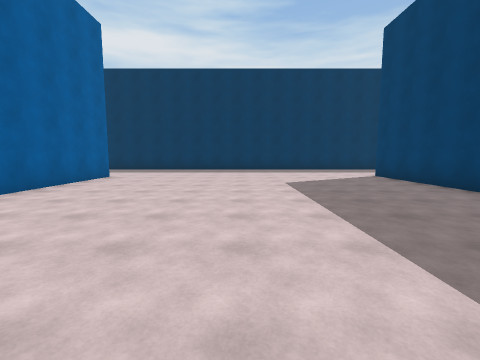
view 1 (above)

16 first-person views from a walk through a Unity game level. The camera is 1.5 m above the floor, tilts 6° down and sees 90° across. The floor is counted in squares, 2 m on a side. Each view is taken from the middle of a square. On the plan, view 1 faces up. The plan holds only what a view shows up to about 9 squares ahead; the rest is blank. The place goes on beyond the plan. The player character is not drawn.

view 2
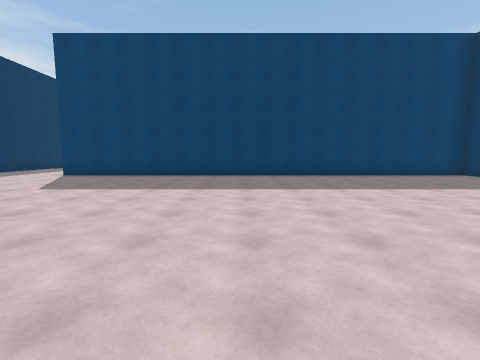

view 3
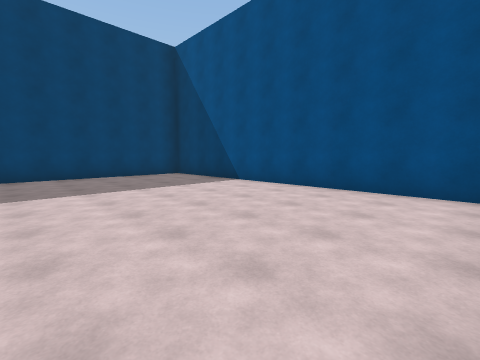

view 4
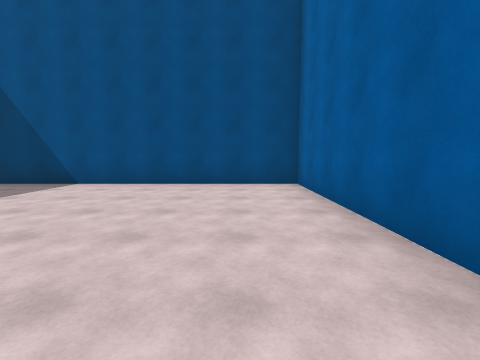

view 5
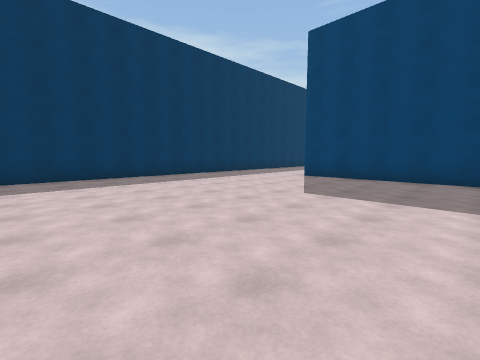

view 6
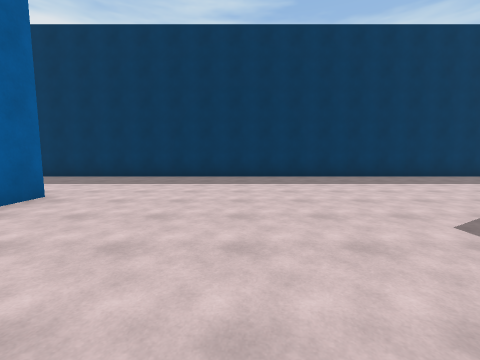

view 7
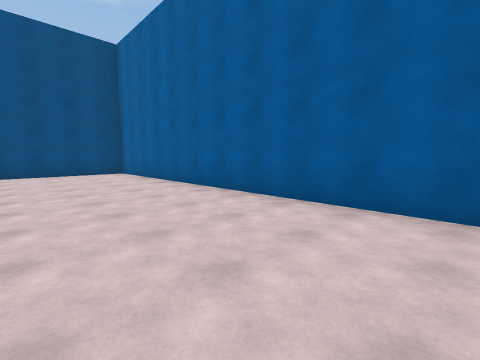

view 8
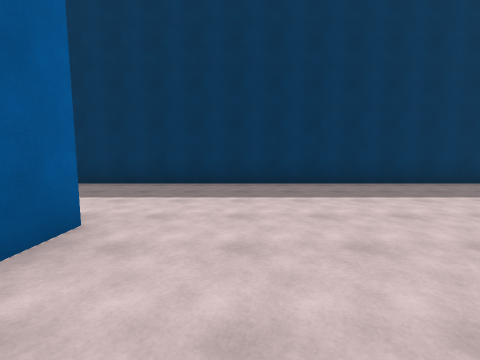

view 9
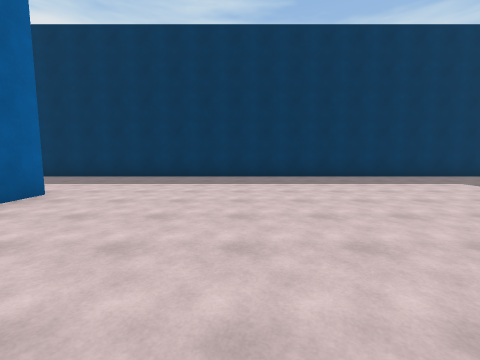

view 10
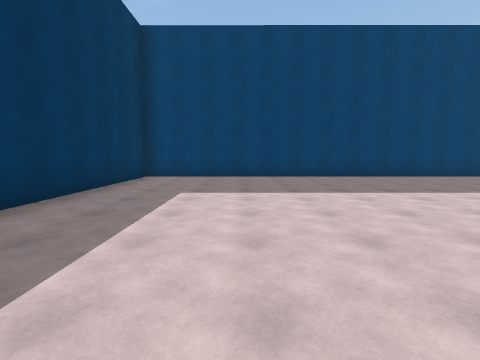

view 11
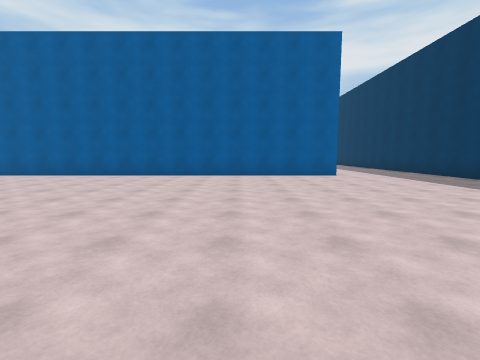

view 12
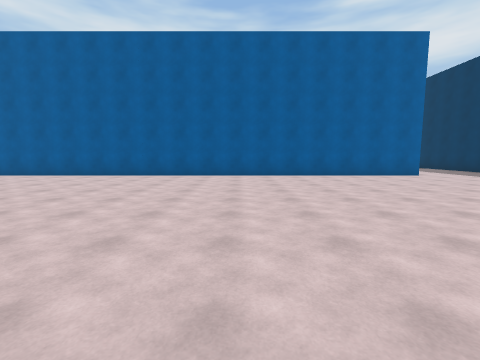

view 13
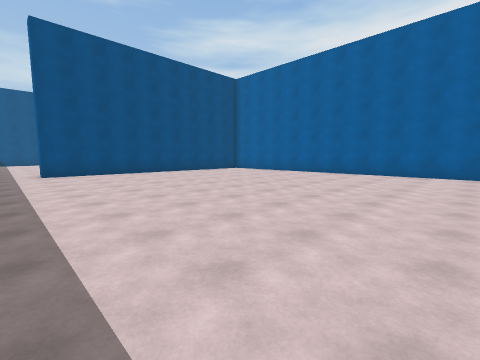

view 14
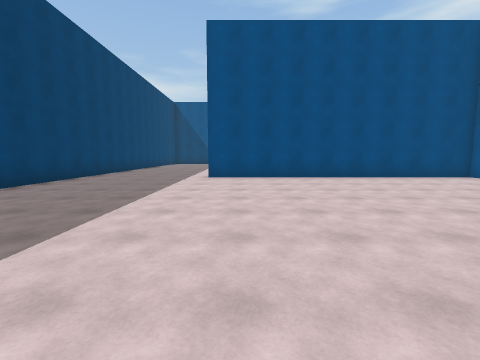

view 15
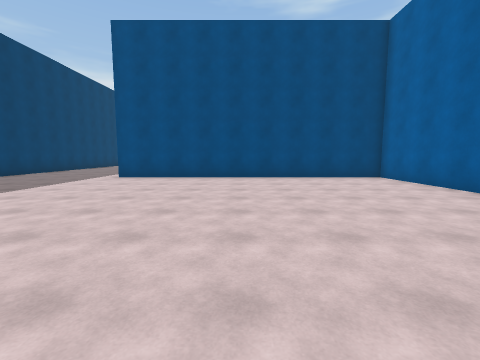

view 16
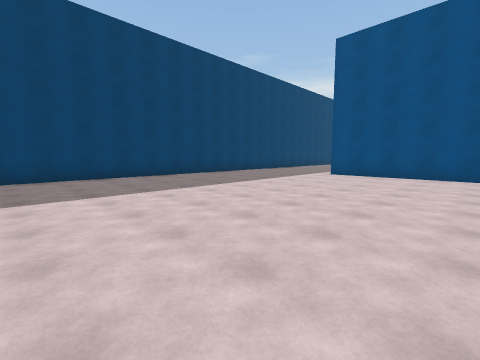

### Floor plan
Points are (right, up) in squares from view 1. A wall is a line through its corners. A room is listed if a view was taken in it or the views show most of it. See-through windows are left out.
Room 1 (views 1, 2, 3, 4, 5, 6, 7)
walls: (-4.5, 8.3) (-4.5, -6.2) (4.8, -6.2) (4.8, 8.5); (6.4, 12.2) (-5.5, 12.2)
ways out: opening at (5.3, 10) to room 2
Room 2 (views 8, 9, 10, 11, 12, 13, 14, 15, 16)
walls: (18.3, 0.6) (18.3, 12.2) (6.4, 12.2); (18.3, -6.5) (18.3, -1.9); (5.3, 8.6) (5.3, -11) (14, -11); (18.3, -10.4) (18.3, -8.3)
ways out: opening at (5.3, 10) to room 1; opening at (16, -11)

Positions as (right, up) in squares from view 1, and headings:
1: (0, 0), facing up
2: (-4, 2), facing right
3: (-4, -1), facing down-right
4: (-3, 0), facing down
5: (-3, 4), facing up-right
6: (-1, 4), facing up
7: (-1, 4), facing down-left
8: (7, 6), facing up
9: (9, 4), facing up
10: (10, 9), facing right
11: (14, 5), facing left
12: (14, 2), facing left
13: (15, -1), facing down-left
14: (13, -3), facing down
15: (10, -3), facing down
16: (10, -2), facing down-right
